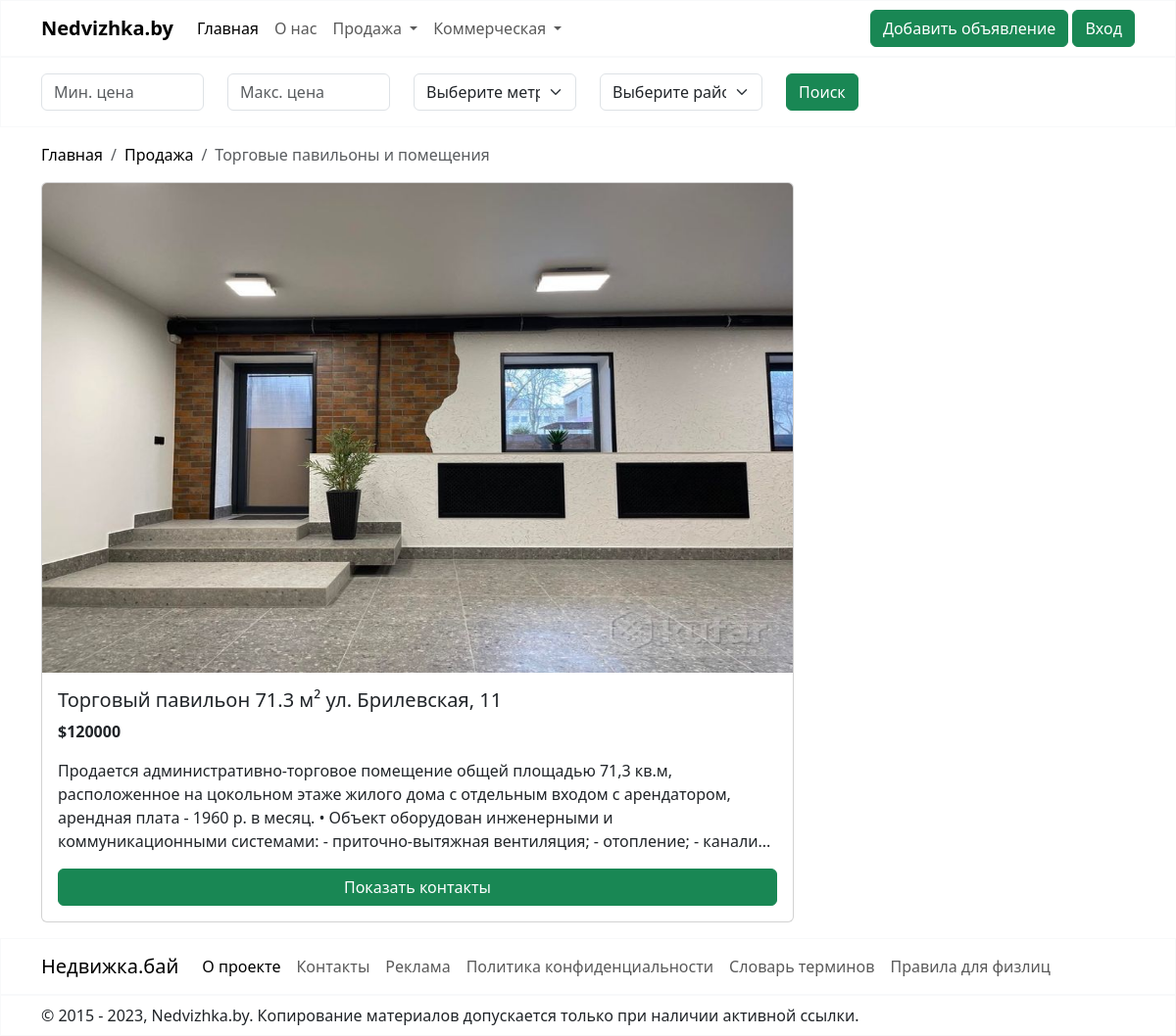
The page /sale/trade/ on the database its author committed.
### sale/models.py (models this page shows)
class Realty(models.Model):
    address = models.CharField(max_length=100)
    district = models.CharField(choices=DISTRICT, max_length=40, blank=True)
    subway = models.CharField(choices=SUBWAY, max_length=50, blank=True)
    description = models.CharField(max_length=4000)
    total_area = models.FloatField(validators=[MinValueValidator(10)])
    facilities = models.CharField(max_length=2000, blank=True)
    condition = models.CharField(choices=CONDITION, max_length=20)
    renovation = models.CharField(choices=RENOVATION, max_length=20)
    price = models.PositiveIntegerField(validators=[MinValueValidator(1)])
    image = models.ImageField(null=True, blank=True, upload_to="images")
    image_2 = models.ImageField(null=True, blank=True, upload_to="images")
    image_3 = models.ImageField(null=True, blank=True, upload_to="images")
    image_4 = models.ImageField(null=True, blank=True, upload_to="images")
    image_5 = models.ImageField(null=True, blank=True, upload_to="images")
    creator = models.ForeignKey(User, on_delete=models.CASCADE, default=1)
    is_moderated = models.BooleanField(default=False)
    class Meta:
        abstract = True

class Trade(Realty):
    location = models.CharField(choices=LOCATION, max_length=20)

### sale/views.py (the view)
# urls.py: path('trade/', TradeListView.as_view(template_name="trade.html"), name='trade'),
class TradeListView(ListView):
    model = Trade
    def get_queryset(self):
        queryset = super().get_queryset().filter(is_moderated=True)
        min_price = self.request.GET.get('min_price')
        max_price = self.request.GET.get('max_price')
        subway = self.request.GET.get('subway')
        district = self.request.GET.get('district')
        if min_price and max_price:
            queryset = queryset.filter(price__gte=min_price, price__lte=max_price)
        elif min_price:
            queryset = queryset.filter(price__gte=min_price)
        elif max_price:
            queryset = queryset.filter(price__lte=max_price)
        if subway:
            queryset = queryset.filter(subway=subway)
        if district:
            queryset = queryset.filter(district=district)
        return queryset
    def get_context_data(self, **kwargs):
        context = super().get_context_data(**kwargs)
        context['min_price'] = self.request.GET.get('min_price')
        context['max_price'] = self.request.GET.get('max_price')
        context['subway'] = self.request.GET.get('subway')
        context['district'] = self.request.GET.get('district')
        return context

### sale/templates/trade.html (shortened to what this page needs)
{% extends "base.html" %}
{% block content %}
    <div class="container-fluid border border-light">
        <div class="container-md mt-3 mb-3">
            <form method="GET" class="form-inline">
                <div class="row mt-3">
                    <div class="col-md-2">
                        <input type="number" class="form-control mr-2" name="min_price" value="{{ min_price }}" placeholder="Мин. цена ">
                    </div>
                    <div class="col-md-2">
                        <input type="number" class="form-control mr-2" name="max_price" value="{{ max_price }}" placeholder="Макс. цена ">
                    </div>
                    <div class="col-md-2">
                        <select name="subway" class="form-select" >
                            <option value="">Выберите метро</option>
                        </select>
                    </div>
                    <div class="col-md-2">
                        <select name="district" class="form-select">
                            <option value="">Выберите район</option>
                        </select>
                    </div>
                    <div class="col-md-2">
                        <button type="submit" class="btn btn-success">Поиск</button>
                    </div>
                </div>
            </form>
        </div>
    </div>
    <div class="container-md mt-3 mb-3">
        <nav aria-label="breadcrumb">
            <ol class="breadcrumb">
                <li class="breadcrumb-item"><a style="text-decoration: none; color: black;" href="{% url "nedvizhka" %}">Главная</a></li>
                <li class="breadcrumb-item"><a style="text-decoration: none; color: black;" href="#">Продажа</a></li>
                <li class="breadcrumb-item active" aria-current="page">Торговые павильоны и помещения</li>
            </ol>
        </nav>
    </div>
    {% for trade in trade_list %}
        <div class="container-md mt-3 mb-3">
            <div class="card" style="width: 48rem;">
                {% if trade.image %}
                    <img src="{{ trade.image.url }}" class="card-img-top" alt="..." style="width: 100%; height: 500px">
                {% endif %}
                <div class="card-body d-flex flex-column">
                    <h5 class="card-title">Торговый павильон {{ trade.total_area }} м² {{ trade.address }}</h5>
                    <p class="card-text"><strong>${{ trade.price }}</strong></p>
                    <p class="card-text">{{ trade.description|slice:":300" }}...</p>
                    <a href="{{ trade.id }}" class="btn btn-success mt-auto">Показать контакты</a>
                </div>
            </div>
        </div>
    {% endfor %}
{% endblock %}

### rows shown on the page
Trade: image (picture), total_area "71.3", address "ул. Брилевская, 11", price "120000", description "Продается административно-торговое помещение общей площадью 71,3 кв.м, расположенное на цокольном этаже жилого дома с отдельным входом с арендатором, арендная плата - 1960 р. в месяц. • Объект оборудован инженерными и коммуникационными системами: - приточно-вытяжная вентиляция; - отопление; - канали"
